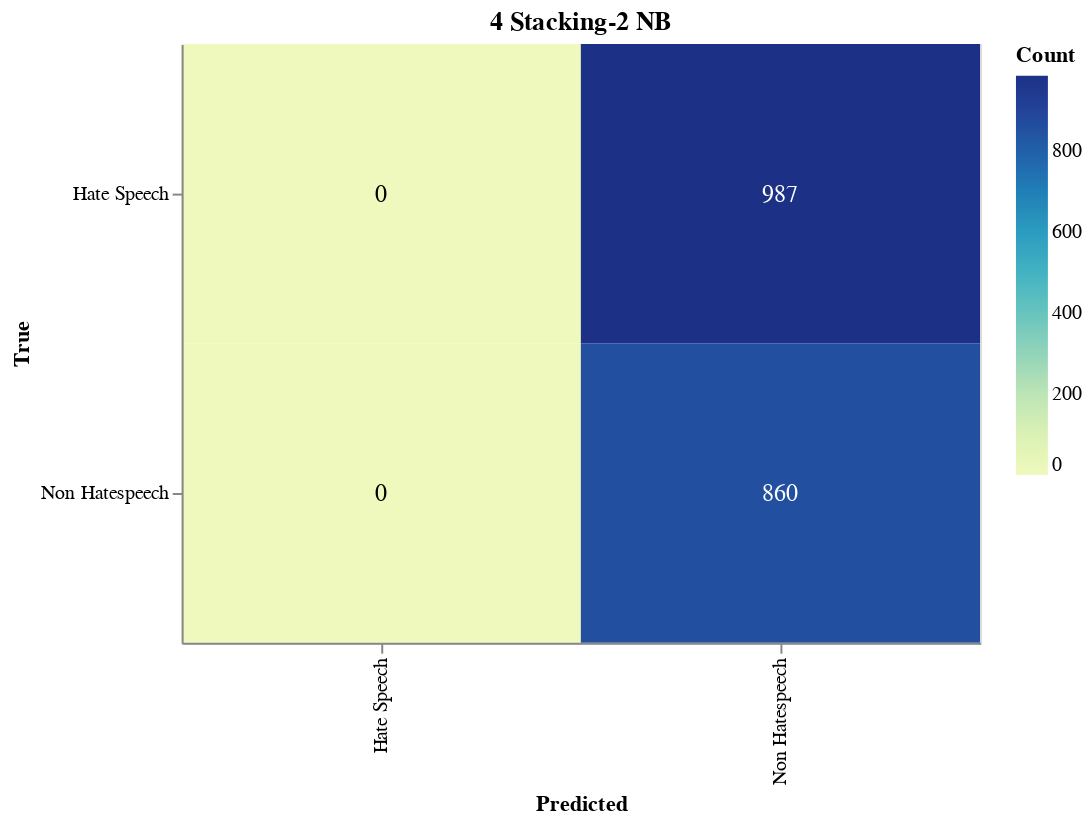

This figure's notebook cell:
### Markdown cell above
#### Save Confusion Matrix

### Code cell
import altair as alt
import altair_saver
import pandas as pd
from sklearn.metrics import confusion_matrix

# Calculate the confusion matrix
cm = confusion_matrix(true_labels, adjusted_predictions)

# Define class names
class_names = ['Hate Speech', 'Non Hatespeech']

# Convert confusion matrix to DataFrame
cm_df = pd.DataFrame(cm, index=class_names, columns=class_names).reset_index().melt(id_vars='index')
cm_df.columns = ['True', 'Predicted', 'Count']

# Ensure the order of categories
cm_df['True'] = pd.Categorical(cm_df['True'], categories=class_names, ordered=True)
cm_df['Predicted'] = pd.Categorical(cm_df['Predicted'], categories=class_names, ordered=True)

# Create the Altair plot
heatmap = alt.Chart(cm_df).mark_rect().encode(
    x=alt.X('Predicted:O', sort=class_names),
    y=alt.Y('True:O', sort=class_names),
    color='Count:Q',
    tooltip=['True', 'Predicted', 'Count']
).properties(
    width=400,
    height=300,
    title='4 Stacking-2 NB'
)

# Add text labels
text = heatmap.mark_text(
    align='center',
    baseline='middle',
    fontSize=12
).encode(
    text='Count:Q',
    color=alt.condition(
        alt.datum.Count > cm.max() / 2,
        alt.value('white'),
        alt.value('black')
    )
)

# Combine heatmap and text
final_chart = heatmap + text

# Display the plot
final_chart.show()

### Figure 1 — Vega-Lite specification as saved in the notebook (floating-point values rounded to 4 significant figures)
{"config": {"view": {"continuousWidth": 300, "continuousHeight": 300}}, "layer": [{"mark": {"type": "rect"}, "encoding": {"color": {"field": "Count", "type": "quantitative"}, "tooltip": [{"field": "True", "type": "ordinal"}, {"field": "Predicted", "type": "ordinal"}, {"field": "Count", "type": "quantitative"}], "x": {"field": "Predicted", "sort": ["Hate Speech", "Non Hatespeech"], "type": "ordinal"}, "y": {"field": "True", "sort": ["Hate Speech", "Non Hatespeech"], "type": "ordinal"}}, "title": "4 Stacking-2 NB"}, {"mark": {"type": "text", "align": "center", "baseline": "middle", "fontSize": 12}, "encoding": {"color": {"condition": {"test": "(datum.Count > 493.5)", "value": "white"}, "value": "black"}, "text": {"field": "Count", "type": "quantitative"}, "tooltip": [{"field": "True", "type": "ordinal"}, {"field": "Predicted", "type": "ordinal"}, {"field": "Count", "type": "quantitative"}], "x": {"field": "Predicted", "sort": ["Hate Speech", "Non Hatespeech"], "type": "ordinal"}, "y": {"field": "True", "sort": ["Hate Speech", "Non Hatespeech"], "type": "ordinal"}}, "title": "4 Stacking-2 NB"}], "data": {"name": "data-010c52edfd2079f09c0236dffc020b77"}, "height": 300, "width": 400, "$schema": "https://vega.github.io/schema/vega-lite/v5.17.0.json", "datasets": {"data-010c52edfd2079f09c0236dffc020b77": [{"True": "Hate Speech", "Predicted": "Hate Speech", "Count": 0}, {"True": "Non Hatespeech", "Predicted": "Hate Speech", "Count": 0}, {"True": "Hate Speech", "Predicted": "Non Hatespeech", "Count": 987}, {"True": "Non Hatespeech", "Predicted": "Non Hatespeech", "Count": 860}]}}
